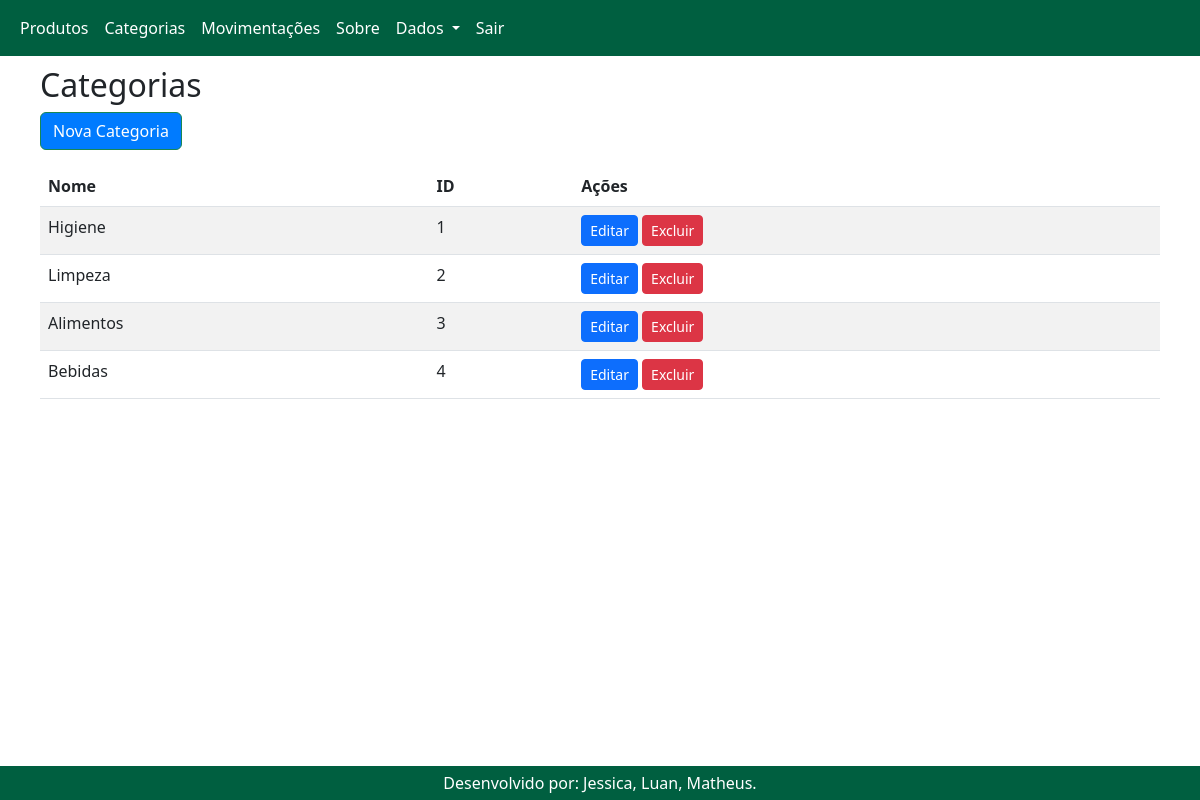
Screenshot of /categorias with the database file from the repository.
### app.py (models this page shows)
class Categoria(db.Model):
    id = db.Column(db.Integer, primary_key=True)
    nome = db.Column(db.String(100), nullable=False)

### app.py (the view)
@app.route('/categorias')
def listar_categorias():
    categorias = Categoria.query.all()
    return render_template('categorias.html', categorias=categorias)

### templates/categorias.html (shortened to what this page needs)
{% extends 'base.html' %}
{% block content %}
<h2>Categorias</h2>
<a href="/categoria/nova" class="btn btn-success mb-3">Nova Categoria</a>
<div class="table-responsive">
    <table class="table table-striped">
        <thead>
            <tr>
                <th>Nome</th>
                <th>ID</th>
                <th>Ações</th>
            </tr>
        </thead>
        <tbody>
            {% for categoria in categorias %}
            <tr>
                <td>{{ categoria.nome }}</td>
                <td>{{ categoria.id }}</td>
                <td>
                    <a href="/categoria/editar/{{ categoria.id }}" class="btn btn-primary btn-sm">Editar</a>
                    <a href="/categoria/excluir/{{ categoria.id }}" class="btn btn-danger btn-sm">Excluir</a>
                </td>
            </tr>
            {% endfor %}
        </tbody>
    </table>
</div>
{% endblock %}

### templates/base.html (style rules this page uses)
html, body { height: 100%; margin: 0; display: flex; flex-direction: column; }
.btn-success { background-color: #007BFF; }
.btn-danger { background-color: #dc3545; }

### rows the page displays
Categoria: nome "Higiene", id "1"
Categoria: nome "Limpeza", id "2"
Categoria: nome "Alimentos", id "3"
Categoria: nome "Bebidas", id "4"
